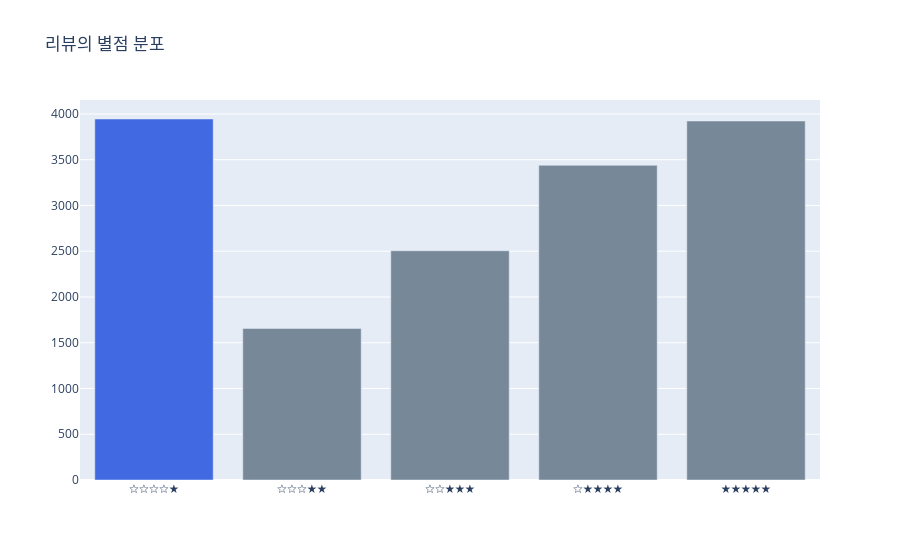

The notebook cell this image was saved under:
### Markdown cell above
# 1. Bar Chart (별점 분포)
JAVA Script : https://plotly.com/javascript/bar-charts/

### Code cell
import plotly.graph_objects as go

colors = ['lightslategray',] * 5
# colors_max = max(rate_data)
colors[0] = 'royalblue'

fig = go.Figure(data=[go.Bar(
    x=['☆☆☆☆★', '☆☆☆★★', '☆☆★★★', '☆★★★★', '★★★★★'],
    y=[rate_data[1], rate_data[2], rate_data[3], rate_data[4], rate_data[5]],
    marker_color = colors # marker color can be a single color value or an iterable
)])

fig.update_layout(title_text='리뷰의 별점 분포')

### Figure 1 — Plotly figure (JSON) as saved in the notebook; plotly's stock layout.template omitted (floating-point values rounded to 4 significant figures)
{"data": [{"marker": {"color": ["royalblue", "lightslategray", "lightslategray", "lightslategray", "lightslategray"]}, "type": "bar", "x": ["☆☆☆☆★", "☆☆☆★★", "☆☆★★★", "☆★★★★", "★★★★★"], "y": [3945, 1656, 2505, 3439, 3923]}], "layout": {"title": {"text": "리뷰의 별점 분포"}}}
